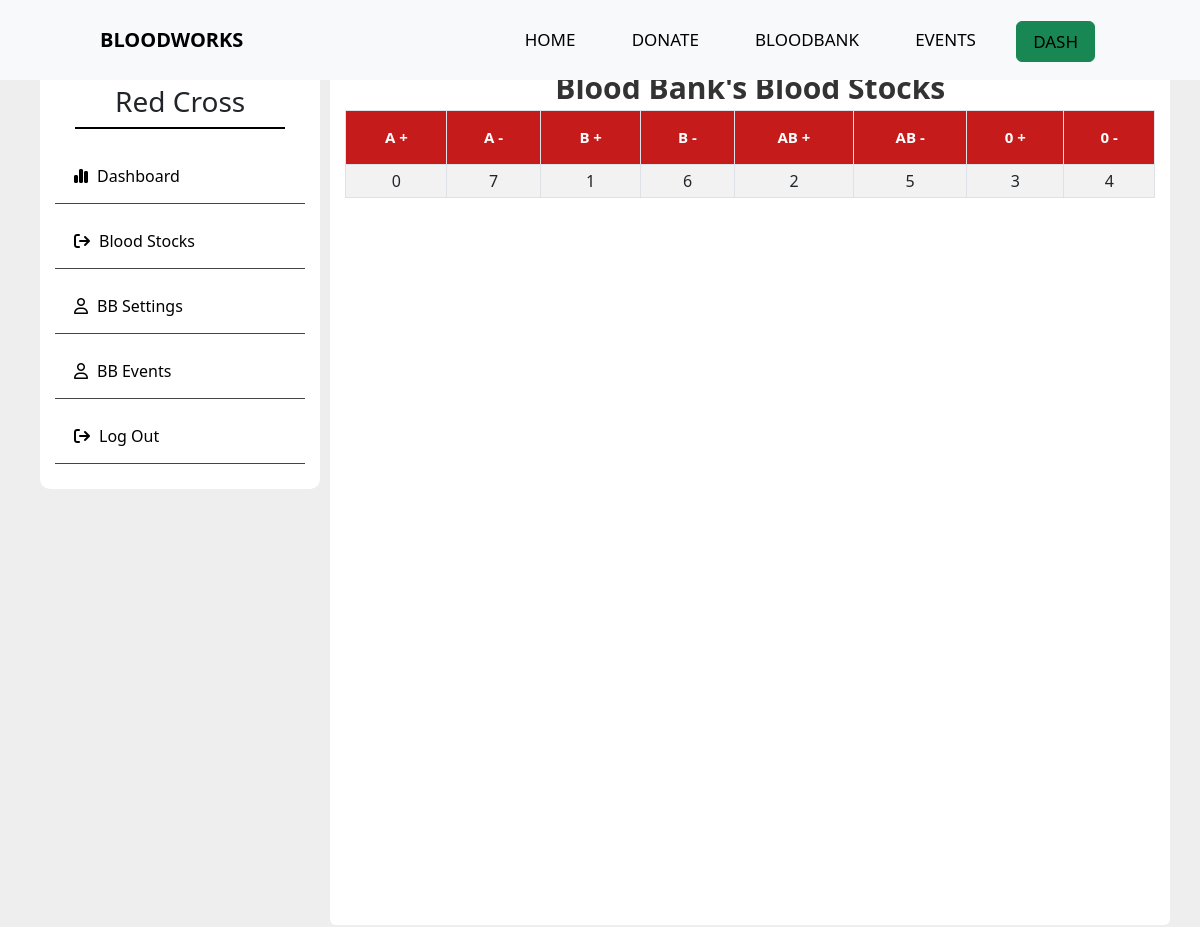
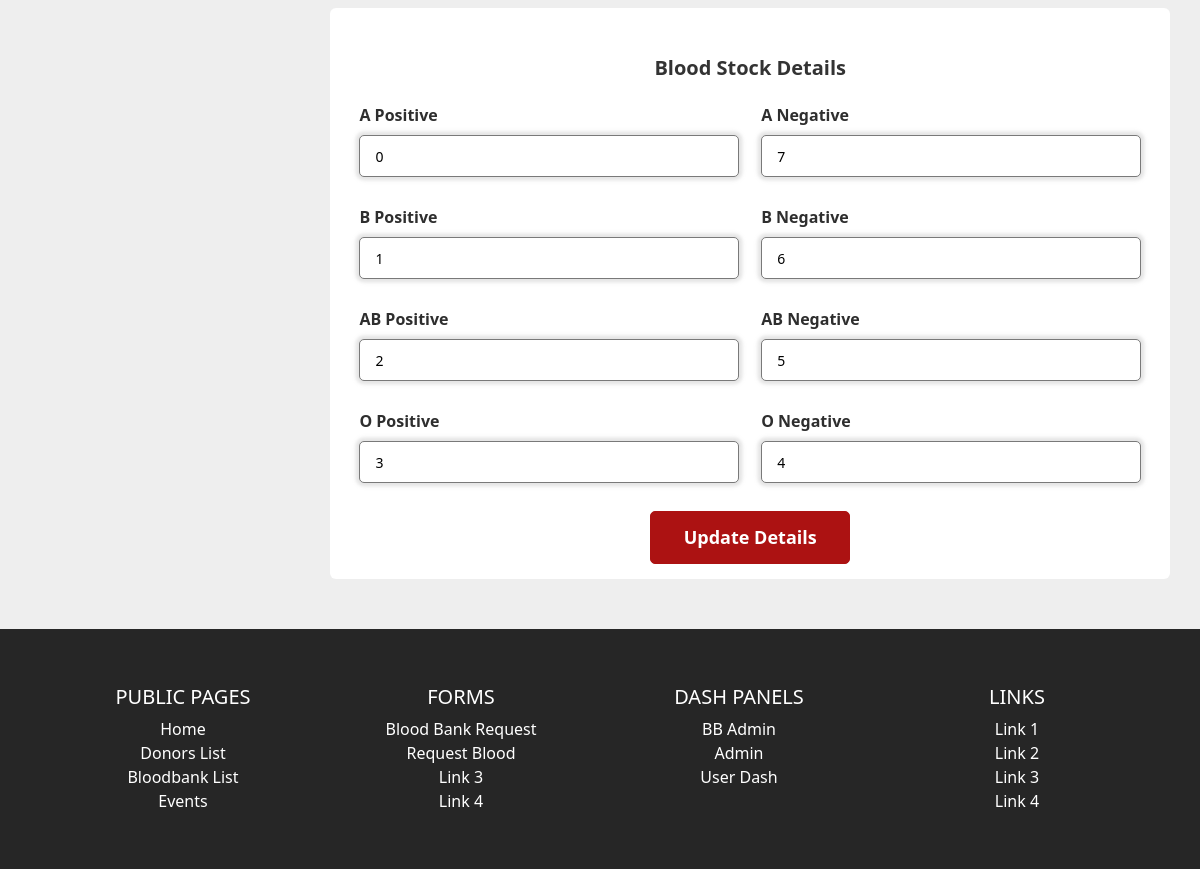
/bbadmin/bloodstock (signed in), run on the app's committed database (2 pictures, top to bottom).
### tables this page shows
CREATE TABLE `blood_banks` (
  `bb_id` int(11) NOT NULL,
  `bb_name` varchar(50) NOT NULL,
  `bb_email` varchar(50) DEFAULT NULL,
  `bb_username` varchar(50) NOT NULL,
  `bb_password` varchar(100) NOT NULL,
  `bb_phoneno` varchar(20) DEFAULT NULL,
  `bb_address` varchar(255) DEFAULT NULL,
  `bb_status` varchar(50) DEFAULT NULL,
  `bb_description` varchar(255) DEFAULT NULL
);

CREATE TABLE `bloodstock` (
  `bb_id` int(11) DEFAULT NULL,
  `a_pos` int(11) DEFAULT NULL,
  `a_neg` int(11) DEFAULT NULL,
  `b_pos` int(11) DEFAULT NULL,
  `b_neg` int(11) DEFAULT NULL,
  `o_neg` int(11) DEFAULT NULL,
  `o_pos` int(11) DEFAULT NULL,
  `ab_pos` int(11) DEFAULT NULL,
  `ab_neg` int(11) DEFAULT NULL
);

### controllers/BBAdminBloodStock.php (called while the page is built, shortened)
<?php
class  BBAdmin
{
    public function index($a = "", $b = "", $c = "")
    {
        $loggedindata = $this->getUserData();
        $bloodstock = $this->getBloodStockDetails();
        $data = [
            "loggedinuser" => $loggedindata,
            "bloodstock" => $bloodstock,
        ];
        $this->view('bbadmin/bloodstock' ,$data);
    }
    public function getUserData()
    {
        $getuserdata = new Model;
        $getuserdata->table = "blood_banks";
        $getuserdata->order_column = "bb_id";
        $getsessionid = getLoggedinUser('bb_id');
        $data = [
            "bb_id" => "$getsessionid"
        ];
        $getuserdata = $getuserdata->where($data);
        return $getuserdata;
    }
    public function getBloodStockDetails(){
        $getBStock = new Model;
        $getBStock->table = "bloodstock";
        $getsessionid = getLoggedinUser('bb_id');
        $data = [
            "bb_id" => "$getsessionid"
        ];
        $getBStock = $getBStock->first($data);
        return $getBStock;
    }
}

### includes/app.php (called while the page is built, shortened)
<?php
class App
{
    private $method = "index";
    public function splitURL()
    {
        $URL = $_GET['url'] ?? 'home';
        $URL = explode("/", trim($URL, "/"));
        return $URL;
    }
    public function loadController()
    {
        $URL = $this->splitURL();
        if($URL[0] == "dash"){
            if ($URL[0] == "dash" && !isset($URL[1])) {
                $filename = "controllers/Dash"  . ".php";
            } elseif ($URL[0] == "dash" && isset($URL[1])) {
                $filename = "controllers/" . $URL[0] . $URL[1] . ".php";
            }
        }
        elseif ($URL[0] == "admin"  ) {
            if ($URL[0] == "admin" && !isset($URL[1])) {
                $filename = "controllers/Admin"  . ".php";
            } elseif ($URL[0] == "admin" && isset($URL[1])) {
                $filename = "controllers/" . $URL[0] . $URL[1] . ".php";
            }
        }
        elseif ($URL[0] == "bbadmin"  ) {
            if ($URL[0] == "bbadmin" && !isset($URL[1])) {
                $filename = "controllers/bbadmin"  . ".php";
            } elseif ($URL[0] == "bbadmin" && isset($URL[1])) {
                $filename = "controllers/" . $URL[0] . $URL[1] . ".php";
            }
        }
        else{
            $filename = "controllers/" .$URL[0] . ".php";
        }
        if (file_exists($filename)) {
            unset($URL[0]);
        } else {
            $filename = "controllers/_404.php";
            require $filename;
            $this->controller = "_404";
        }
        $controller = new $this->controller;
        $URL = $URL ? array_values($URL) : [];
        call_user_func_array([$controller, $this->method], $URL);
    }
}

### index.php (called while the page is built, shortened)
<?php
$app = new App;
$app->loadController();
?>

### includes/database.php (called while the page is built, shortened)
<?php
trait Database
{
    public function connect()
    {
        $string = "mysql:hostname=" . DBHOST . ";dbname=" . DBNAME;
        $con = new PDO($string, DBUSER, DBPASS);
        return $con;
    }
    public function query($query, $data = [])
    {
        $con = $this->connect();
        $stm = $con->prepare($query);
        $check = $stm->execute($data);
        if ($check) {
            $result = $stm->fetchAll(PDO::FETCH_OBJ);
            if (is_array($result) && count($result)) {
                return $result;
            }
        }
        return false;
    }
}

### includes/models.php (called while the page is built, shortened)
<?php
class Model
{
    public $table = "users";
    protected $limit = '100';
    protected $offset = 0;
    protected $order_type = "desc";
    public $order_column = "id";
    public function where($data, $data_not = [])
    {
        $keys = array_keys($data);
        $query = "select * from $this->table where ";
        foreach ($keys as $key) {
            $query .= $key . " = :" . $key . " && ";
        }
        $query = trim($query, " && ");
        $query .= " order by $this->order_column $this->order_type limit $this->limit offset $this->offset";
        $data = array_merge($data, $data_not);
        return $this->query($query, $data);
    }
    public function first($data, $data_not = [])
    {
        $keys = array_keys($data);
        $keys_not = array_keys($data_not);
        $query = "select * from $this->table where ";
        foreach ($keys as $key) {
            $query .= $key . " = :" . $key . " && ";
        }
        $query = trim($query, " && ");
        $query .= " limit $this->limit offset $this->offset";
        $data = array_merge($data, $data_not);
        $result = $this->query($query, $data);
        if ($result) {
            return $result[0];
        }
        return false;
    }
}

### includes/functions.php (called while the page is built, shortened)
<?php
function getLoggedinUser($utype ){
    if(isset($_SESSION[$utype])){
        $utype = $_SESSION[$utype];
        return $utype;
    }
    else{
        return false;
    }
}

### views/bbadmin/bloodstock.views.php (the view, shortened to what this page needs)
<?php
include_once 'views/header.php';
?>
<main class="dash-container">
    <section class="dashboard_container">
        <?php include_once 'asidemenu.php'; ?>
        <div class="info ">
            <div class="container">
                <div class="heading">
                    Blood Bank's Blood Stocks
                </div>
                <div class="table-section">
                    <div style="overflow-x:auto;">
                        <table id="datatable" class="table table-hover table-striped table-bordered table-sm" cellspacing="0" width="100%">
                            <thead>
                                <tr>
                                    <th class="th-sm">A +
                                    </th>
                                    <th class="th-sm">A -
                                    </th>
                                    <th class="th-sm">B +
                                    </th>
                                    <th class="th-sm">B -
                                    </th>
                                    <th class="th-sm">AB +
                                    </th>
                                    <th class="th-sm">AB -
                                    </th>
                                    <th class="th-sm">0 +
                                    </th>
                                    <th class="th-sm">0 -
                                    </th>
                                </tr>
                            </thead>
                            <tbody>
                                    <td><?= $bloodstock->a_pos; ?></td>
                                    <td><?= $bloodstock->a_neg; ?></td>
                                    <td><?= $bloodstock->b_pos; ?></td>
                                    <td><?= $bloodstock->b_neg; ?></td>
                                    <td><?= $bloodstock->ab_pos; ?></td>
                                    <td><?= $bloodstock->ab_neg; ?></td>
                                    <td><?= $bloodstock->o_pos; ?></td>
                                    <td><?= $bloodstock->o_neg; ?></td>
                            </tbody>
                        </table>
                    </div>
                </div>
            </div>
            <div class="container">
                <form action="bloodstock" method="post">
                    <div class="form first">
                        <div class="details personal">
                            <span class="title">Blood Stock Details</span>
                            <div class="fields">
                                <div class="input_field">
                                    <label>A Positive</label>
                                    <input type="text" name="a_pos" value="<?= $bloodstock->a_pos; ?> " placeholder="Enter the quantity of A positive bloodstocks" required>
                                </div>
                                <div class="input_field">
                                    <label>A Negative</label>
                                    <input type="text" name="a_neg" value="<?= $bloodstock->a_neg; ?> " placeholder="Enter the quantity of A negative bloodstocks" required>
                                </div>
                                <div class="input_field">
                                    <label>B Positive</label>
                                    <input type="text" name="b_pos" value="<?= $bloodstock->b_pos ?> " placeholder="Enter the quantity of B positive bloodstocks" required>
                                </div>
                                <div class="input_field">
                                    <label>B Negative</label>
                                    <input type="text" name="b_neg" value="<?= $bloodstock->b_neg ?> " placeholder="Enter the quantity of B negative bloodstocks" required>
                                </div>
                                <div class="input_field">
                                    <label>AB Positive</label>
                                    <input type="text" name="ab_pos" value="<?= $bloodstock->ab_pos ?> " placeholder="Enter the quantity of AB positive bloodstocks" required>
                                </div>
                                <div class="input_field">
                                    <label>AB Negative</label>
                                    <input type="text" name="ab_neg" value="<?= $bloodstock->ab_neg ?> " placeholder="Enter the quantity of AB negative bloodstocks" required>
                                </div>
                                <div class="input_field">
                                    <label>O Positive</label>
                                    <input type="text" name="o_pos" value="<?= $bloodstock->o_pos ?> " placeholder="Enter the quantity of O positive bloodstocks" required>
                                </div>
                                <div class="input_field">
                                    <label>O Negative</label>
                                    <input type="text" name="o_neg" value="<?= $bloodstock->o_neg ?> " placeholder="Enter the quantity of O negative bloodstocks" required>
                                </div>
                            </div>
                            <input class="submit button" type="submit" name="updatebloodstock" value="Update Details">
                        </div>
                    </div>
                </form>
            </div>
        </div>
    </section>
</main>
<?php include 'views/footer.php' ?>

### views/bbadmin/asidemenu.php (shortened to what this page needs)
<div class="dashboard ">
    <?php foreach ($loggedinuser as $user) {
    ?>
        <div class="profile-container">
            <h3><?= $user->bb_name ?></h3>
        </div>
        <div class="side-list">
            <a href="<?= HOSTNAME ?>bbadmin">
                <i class="fa-solid fa-chart-simple active"></i>Dashboard</a>
            <a href="<?= HOSTNAME ?>bbadmin/bloodstock">
                <i class="fa-solid fa-arrow-right-from-bracket"></i>Blood Stocks</a>
            <a href="<?= HOSTNAME ?>bbadmin/edit">
                <i class="fa-regular fa-user"></i>BB Settings</a>
            <a href="<?= HOSTNAME ?>bbadmin/events">
                <i class="fa-regular fa-user"></i>BB Events</a>
            <a href="<?= HOSTNAME ?>logout">
                <i class="fa-solid fa-arrow-right-from-bracket"></i>Log Out</a>
        </div>
    <?php  }
    ?>
</div>

### assets/css/style.css (style rules this page uses)
* { margin: 0; padding: 0; box-sizing: border-box; }
body { background: #eeeeee; }
main { min-height: 100vh; }
.table-section { min-height: 100vh; position: relative; }
td, th { padding: 20px; height: 30px; justify-content: center; align-content: center; text-align: center; }
#datatable th { background-color: rgb(198, 27, 27); font-weight: bold; color: white; font-size: 15px; padding: 15px; text-align: center; }
.dash-container { width: 100%; }
.dashboard_container { display: flex; flex-direction: row; max-width: 1140px; margin: 40px auto; }
.dashboard { width: 25%; min-width: 15%; height: fit-content; }
.dashboard ,.info { overflow: none; margin: 10px; }
.dashboard, .info .container { background-color: white; border-radius: 10px; padding: 15px; }
.info .container { margin: 10px 0; }
.profile-container { display: flex; flex-direction: column; justify-content: center; align-items: center; margin: 20px; border-bottom: 2px solid black; }
.side-list { display: flex; flex-direction: column; margin-top: 10px; height: fit-content; }
.side-list a { display: block; margin-bottom: 10px; margin-left: 0; padding: 10px; width: 100%; border-bottom: 1px solid rgb(68, 68, 68); font-size: 1rem; text-decoration: none; color: black; }
.side-list a i { padding: 9px; }
.info { width: 75%; }
.info { position: relative; margin: auto; }
.info .container { position: relative; border-radius: 6px; background-color: rgb(255, 255, 255); }
.info .container .heading { position: relative; font-size: 30px; font-weight: bold; width: fit-content; margin: auto; color: #333; }
.info .container form { position: relative; margin:auto; z-index: 100; }
.info .container form .details { margin-top: 30px; }
.info .container form .title { display: block; font-size: 20px; font-weight: bold; margin: auto; width: fit-content; color: #333; }
.info .container form .fields { display: flex; align-items: center; justify-content: space-between; margin: 10px; flex-wrap: wrap; }
form .fields .input_field { display: flex; width: calc(100% / 2 - 15px); flex-direction: column; margin: 10px 4px; }
.input_field label { font-size: 16px; font-weight: bold; color: #2e2e2e; }
.input_field input, .input_field select { outline: none; font-size: 14px; font-weight: 400; color: #000000; border-radius: 5px; border: 1px solid #797979; padding: 0 15px; height: 42px; margin: 8px 0; }
form .button,.button { display: flex; align-items: center; justify-content: center; text-align: center; max-width: 200px; width: fit-content; height: fit-content; margin: auto; padding: 12px; border: 1px solid rgb(172, 18, 18);; outline: none; background-color: rgb(172, 18, 18); color: white; border-radius: 5px; cursor: pointer; font-size: 15px; font-weight: bold; position: relative; top: 0; left: 0; }
.form input[type="submit"] { font-size: 18px; width: 300px; margin-top: 10px; }

### data on the page
blood_banks: bb_name "Red Cross"
bloodstock: a_pos "0", a_neg "7", b_pos "1", b_neg "6", ab_pos "2", ab_neg "5", o_pos "3", o_neg "4"
